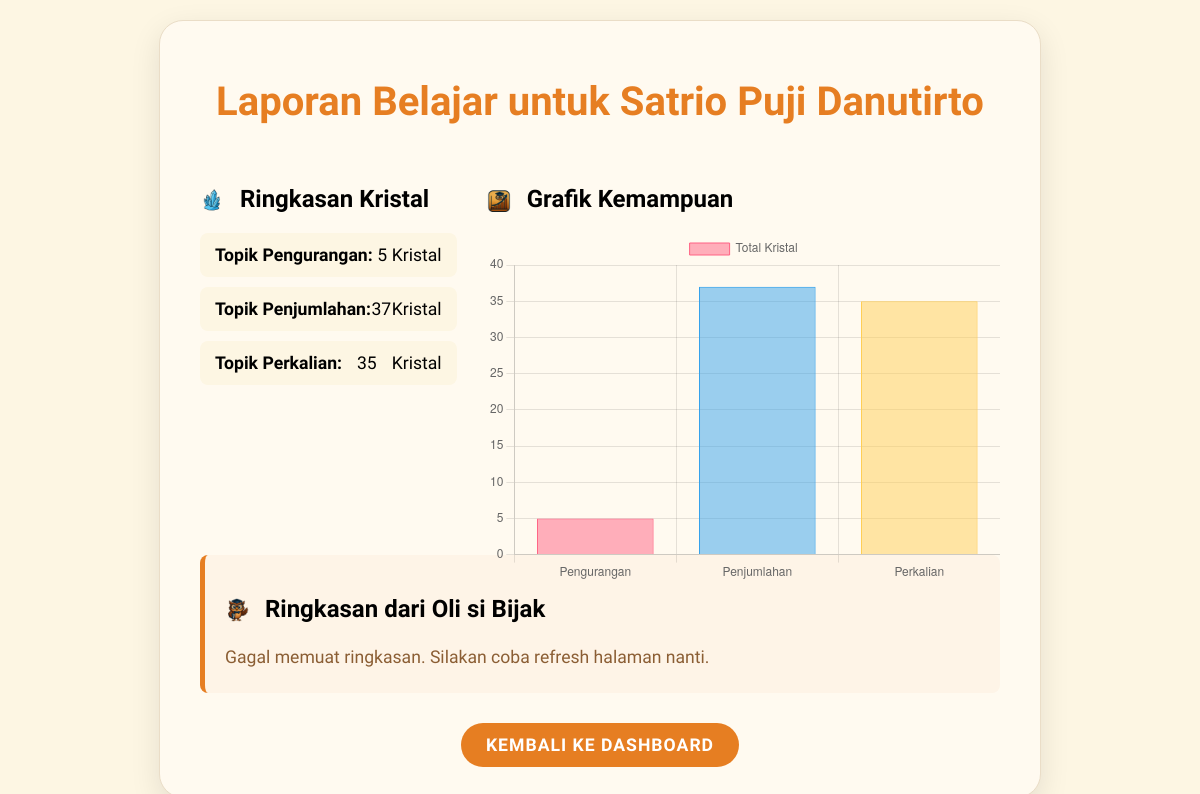
The app's page /laporan/1 (signed in), older data.
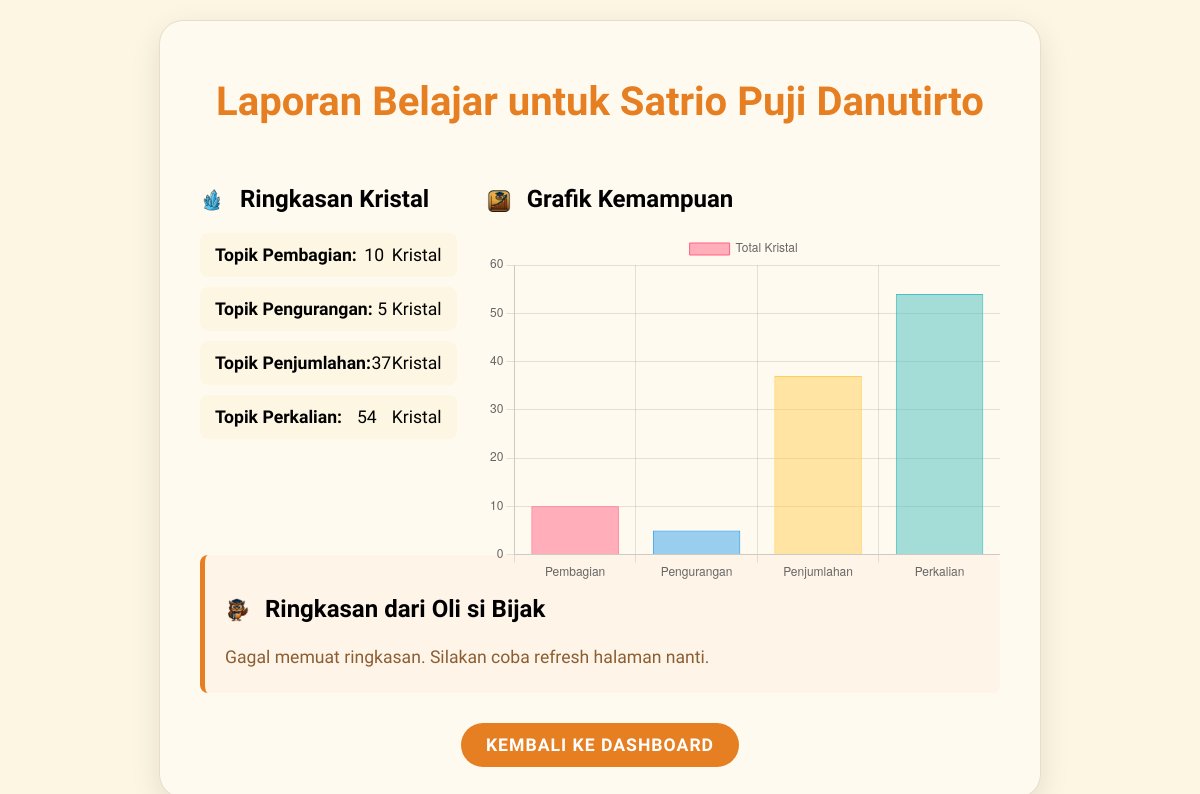
The same page, newer data.
### app.py (models this page shows, shortened)
class Profile(db.Model):
    id = db.Column(db.Integer, primary_key=True)
    name = db.Column(db.String(80), nullable=False)
    username = db.Column(db.String(80), unique=True, nullable=False)
    pin_hash = db.Column(db.String(256), nullable=False)
    parent_id = db.Column(db.Integer, db.ForeignKey('user.id'), nullable=False)
    scores = db.relationship('UserScore', backref='profile', lazy=True, cascade="all, delete-orphan")
    avatar = db.Column(db.String(100), nullable=True, default='default.png')

class UserScore(db.Model):
    id = db.Column(db.Integer, primary_key=True)
    topic = db.Column(db.String(80), nullable=False)
    score = db.Column(db.Integer, default=0)
    profile_id = db.Column(db.Integer, db.ForeignKey('profile.id'), nullable=False)
    __table_args__ = (db.UniqueConstraint('profile_id', 'topic', name='_profile_topic_uc'),)

### app.py (the view)
@app.route('/laporan/<int:profile_id>')
def report_page(profile_id):
    if 'user_id' not in session: return redirect(url_for('login'))
    profile = Profile.query.get_or_404(profile_id)
    if session['user_id'] != profile.parent_id:
        flash("Akses ditolak.", "danger")
        return redirect(url_for('parent_dashboard'))
    scores = UserScore.query.filter_by(profile_id=profile_id).all()
    scores_for_chart = [{"topic": s.topic, "score": s.score} for s in scores]
    return render_template('report.html', profile=profile, scores=scores, scores_for_chart=scores_for_chart)

### templates/report.html (shortened to what this page needs)
<!DOCTYPE html>
<html lang="id">
<head>
    <link rel="stylesheet" href="{{ url_for('static', filename='css/style.css') }}">
</head>
<body>
    <div class="dashboard-container">
        <h1>Laporan Belajar untuk <span class="profile-name">{{ profile.name }}</span></h1>
        <div class="report-grid">
            <div class="report-summary">
                <h2><img src="{{ url_for('static', filename='images/crystal.png') }}" class="icon-small" alt="Kristal"> Ringkasan Kristal</h2>
                {% if scores %}
                    <ul>
                    {% for score_entry in scores %}
                        <li>
                            <strong>Topik {{ score_entry.topic|capitalize }}:</strong>
                            <span class="score-value">{{ score_entry.score }}</span> Kristal
                        </li>
                    {% endfor %}
                    </ul>
                {% else %}
                    <p>{{ profile.name }} belum memulai permainan apapun.</p>
                {% endif %}
            </div>
            <div class="chart-container">
                <h2><img src="{{ url_for('static', filename='images/chart.png') }}" class="icon-small" alt="Grafik"> Grafik Kemampuan</h2>
                <canvas id="progressChart"></canvas>
            </div>
        </div>
        <div class="ai-summary-container">
            <h2><img src="{{ url_for('static', filename='images/owl.png') }}" class="icon-small" alt="Oli"> Ringkasan dari Oli si Bijak</h2>
            <p id="ai-summary-text" class="ai-text">
            </p>
        </div>
        <a href="{{ url_for('parent_dashboard') }}" class="btn-primary" style="margin-top: 30px;">Kembali ke Dashboard</a>
    </div>
</body>
</html>

### static/css/style.css (style rules this page uses)
body { font-family: 'Baloo 2', cursive; background-color: #fdf6e3; display: flex; justify-content: center; align-items: center; min-height: 100vh; margin: 0; padding: 20px; box-sizing: border-box; }
.dashboard-container, .game-container { background-color: #fffaf0; padding: 30px 40px; border-radius: 24px; box-shadow: 0 10px 30px rgba(0, 0, 0, 0.1); width: 95%; max-width: 800px; text-align: center; border: 1px solid #eaddc7; position: relative; }
h1 { color: #e67e22; text-shadow: none; margin-bottom: 15px; font-size: 2.5em; font-weight: 800; }
p { font-size: 1.2em; color: #6c584c; margin-bottom: 30px; line-height: 1.6; }
a { color: #d35400; text-decoration: none; font-weight: 700; }
.btn-primary, .btn-secondary, .logout-btn { padding: 12px 25px; border: none; border-radius: 30px; font-size: 1.1em; font-weight: 700; text-decoration: none; cursor: pointer; transition: all 0.2s ease-in-out; display: inline-block; text-transform: uppercase; letter-spacing: 1px; }
.btn-primary { background-color: #e67e22; color: white; }
.report-grid { display: grid; grid-template-columns: 1fr 2fr; gap: 30px; text-align: left; margin: 40px 0; }
.report-summary ul { list-style-type: none; padding: 0; }
.report-summary li { font-size: 1.1em; margin-bottom: 10px; background: #fdf6e3; padding: 12px 15px; border-radius: 8px; display: flex; justify-content: space-between; }
.icon-small { width: 24px; height: 24px; vertical-align: middle; margin-right: 10px; }
.chart-container { position: relative; height: 350px; }
.ai-summary-container { background-color: #fef4e7; border-left: 5px solid #e67e22; padding: 20px; border-radius: 8px; text-align: left; margin-top: 20px; }
.ai-summary-container .ai-text { font-size: 1.1em; color: #8b5e34; margin: 0; line-height: 1.7; }

Row changes from the older to the newer data that the page shows:
added UserScore: topic "Pembagian", score "10"
changed UserScore "Perkalian": score "35" → "54"
Text that changed along with them:
chart data {{ scores_for_chart|tojson|safe }}: [{"score": 5, "topic": "pengurangan"}, {"score": 37, "topic": "penjumlahan"}, {"score": 35, "topic": "perkalian"}] → [{"score": 10, "topic": "pembagian"}, {"score": 5, "topic": "pengurangan"}, {"score": 37, "topic": "penjumlahan"}, {"score": 54, "topic": "perkalian"}]
